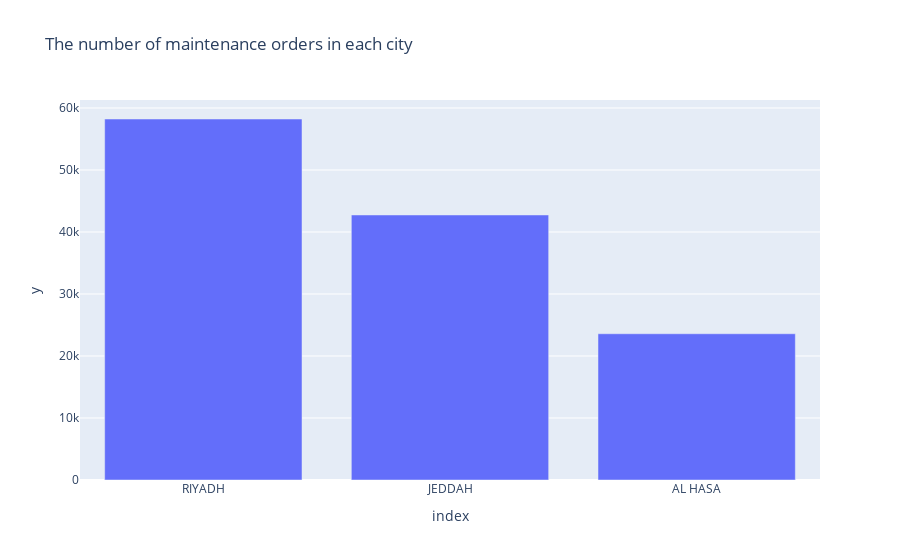

Notebook code cell kept with this figure:
### Code cell
#This chart shows the number of maintenance orders in each city 
sites = df["siteid"].value_counts()

fig = px.bar(sites, x=sites.index, y=sites.values, title='The number of maintenance orders in each city')
fig.show()

### Figure 1 — Plotly figure (JSON) as saved in the notebook; plotly's stock layout.template omitted (floating-point values rounded to 4 significant figures)
{"data": [{"alignmentgroup": "True", "hovertemplate": "index=%{x}<br>y=%{y}<extra></extra>", "legendgroup": "", "marker": {"color": "#636efa", "pattern": {"shape": ""}}, "name": "", "offsetgroup": "", "orientation": "v", "showlegend": false, "textposition": "auto", "type": "bar", "x": ["RIYADH", "JEDDAH", "AL HASA"], "xaxis": "x", "y": [58228, 42746, 23589], "yaxis": "y"}], "layout": {"barmode": "relative", "legend": {"tracegroupgap": 0}, "title": {"text": "The number of maintenance orders in each city"}, "xaxis": {"anchor": "y", "domain": [0, 1], "title": {"text": "index"}}, "yaxis": {"anchor": "x", "domain": [0, 1], "title": {"text": "y"}}}}
